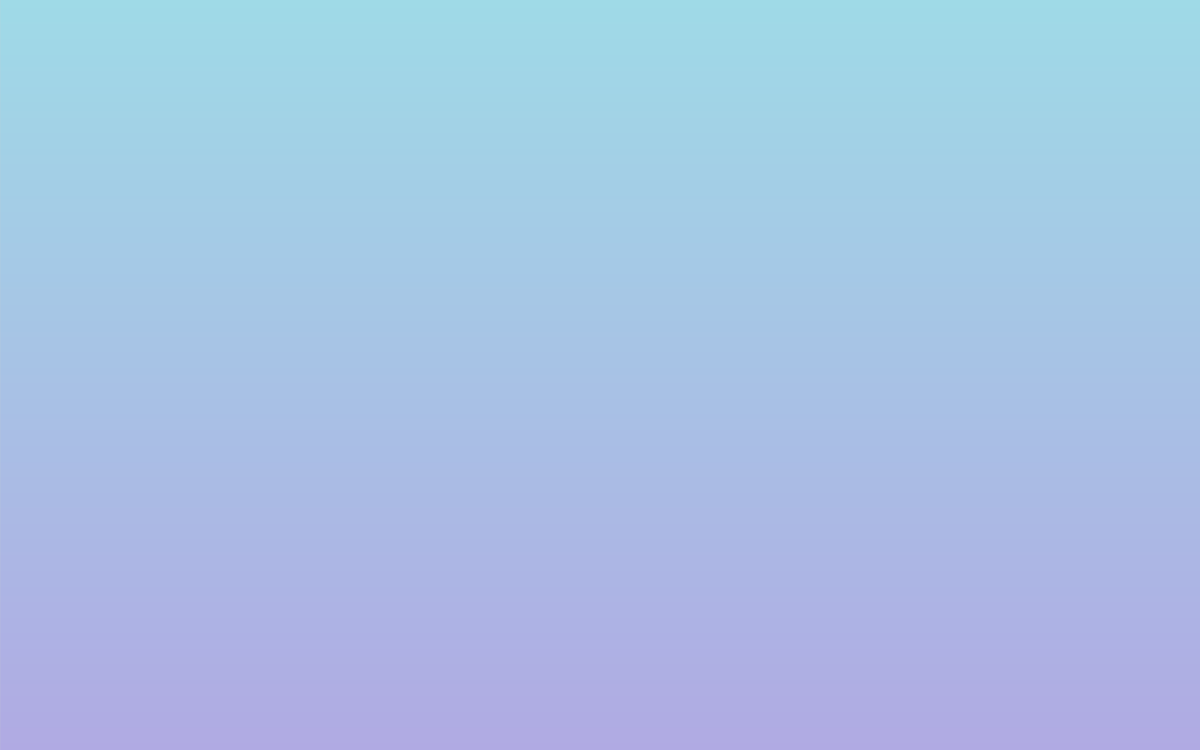
Frame 1 (no input)
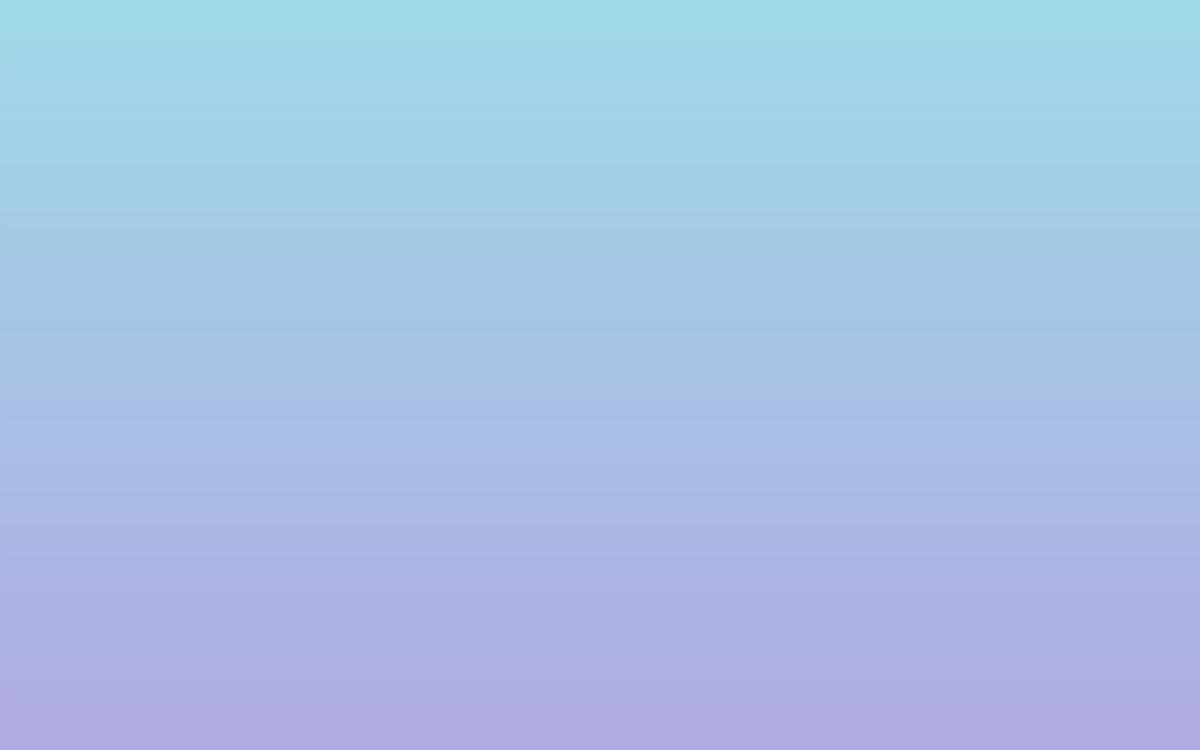
Frame 60 (the mouse pressed at the canvas centre just before this capture)
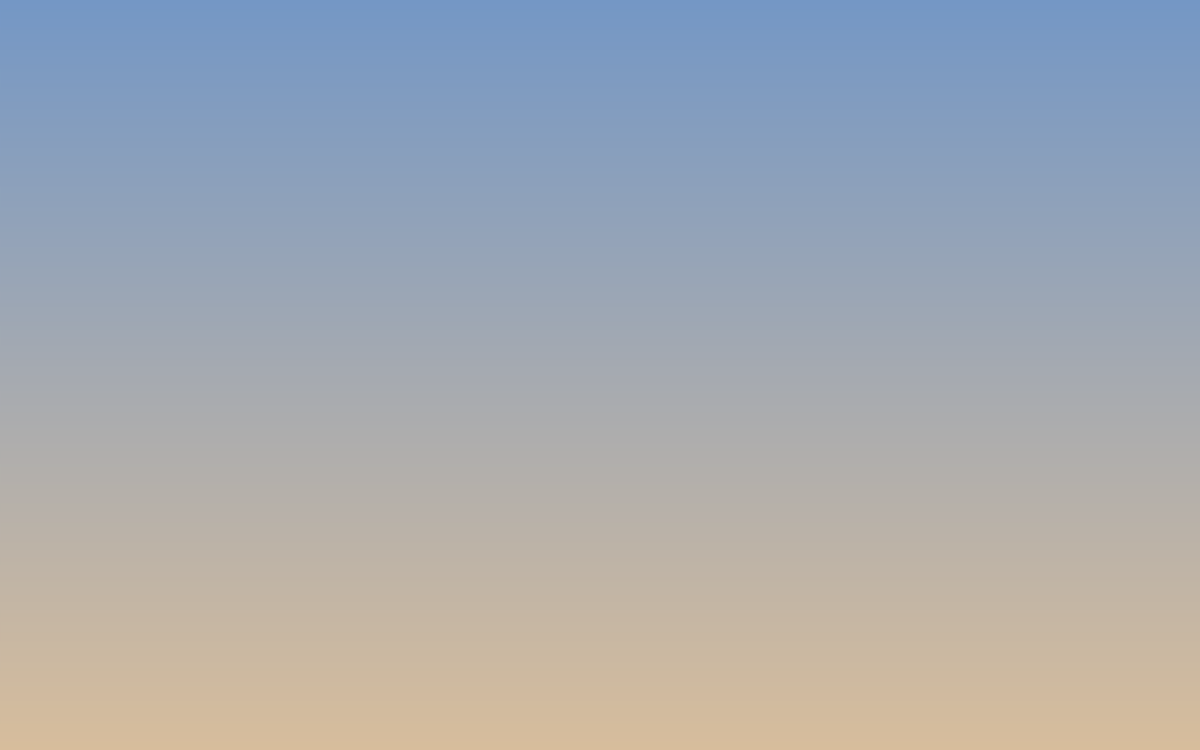
Frame 120 (the mouse held since frame 60 and released just before this capture)

The Processing sketch that drew these frames (run headless with seeded random() and noise(); from frame 60 on, the mouse is pressed at the canvas centre):

// Processing sketch: colour_to_mouse
// ── colour_to_mouse.pde
// Constants
int Y_AXIS = 1;
color c1, c2;

//int r,g,b;

void setup() {
  size(1440, 900);

  // Define colors

  c1 = color(159,218,231); //  blue
  c2 = color(176,170, 227); // lilac
  //c2 = color(r,g,b); // lilac --> yellow

  //noLoop();
}

void draw() {
  // Background
  
   /* here I have a mouseX reaction with start colour 
  and end colour by numbers (these could change)*/
  int myR1 = (int) map(mouseX, 0, width, 176, 255);  
  int myG1 = (int) map(mouseX, 0, width, 170, 209);
  int myB1 = (int) map(mouseX, 0, width, 227, 85);
  
  int myR2 = (int) map(mouseY, 0, width, 159, 24);  
  int myG2 = (int) map(mouseY, 0, width, 218, 5);
  int myB2 = (int) map(mouseY, 0, width, 231, 125);
  
  c1 = color(myR2, myG2, myB2); 
  c2 = color(myR1,myG1,myB1); // lilac
  setGradient(0, 0, width, height, c1, c2, Y_AXIS);
  
  
  
  }
    

void setGradient(int x, int y, float w, float h, color c1, color c2, int axis ) {

  noFill();

  if (axis == Y_AXIS) {  // Top to bottom gradient
    for (int i = y; i <= y+h; i++) {
      float inter = map(i, y, y+h, 0, 1);
      color c = lerpColor(c1, c2, inter);
      stroke(c);
      line(x, i, x+w, i);
    }
  }  

}
